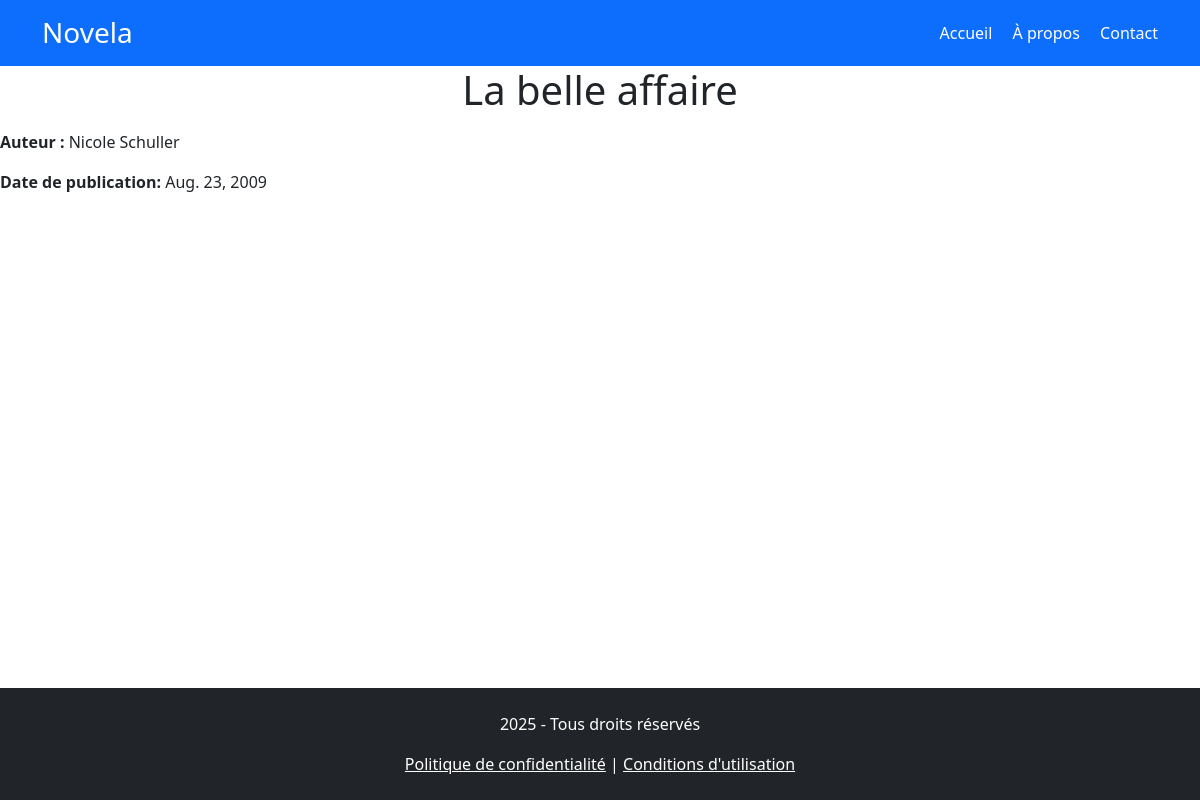
Screenshot of /livre/16 with the database file from the repository.
### bibliotheque/models.py (models this page shows, shortened)
class Livre(models.Model):
    titre = models.CharField(max_length=200)
    auteur = models.CharField(max_length=200)
    isbn = models.CharField(max_length=13, blank=True, null=True)
    date_publication = models.DateField()
    ajout_par = models.ForeignKey(User, on_delete=models.CASCADE)
    date_ajout = models.DateTimeField(auto_now_add = True)

### bibliotheque/views.py (the view)
# urls.py: path('livre/<int:pk>', livre_detail, name = 'detail_livre'),
def livre_detail(request, pk):
    livre = Livre.objects.get(pk=pk)
    return render(request, 'bibliotheque/livre_detail.html', {'livre': livre})

### bibliotheque/templates/bibliotheque/livre_detail.html (shortened to what this page needs)
<link href="https://cdn.jsdelivr.net/npm/bootstrap@5.3.3/dist/css/bootstrap.min.css" rel="stylesheet">
<header class="bg-primary text-white py-3">
    <div class="container d-flex justify-content-between align-items-center">
      <h1 class="h3 mb-0">Novela</h1>
      <nav>
        <a href="#" class="text-white me-3 text-decoration-none">Accueil</a>
        <a href="#" class="text-white me-3 text-decoration-none">À propos</a>
        <a href="#" class="text-white text-decoration-none">Contact</a>
      </nav>
    </div>
  </header>
<h1 class="text-center">{{ livre.titre }}</h1>
<p><strong>Auteur :</strong> {{ livre.auteur}}</p>
<p><strong>Date de publication:</strong> {{ livre.date_publication }}</p>
<footer class="bg-dark text-white text-center py-4 fixed-bottom">
    <p>2025 - Tous droits réservés</p>
    <a href="#" class="text-white">Politique de confidentialité</a> |
    <a href="#" class="text-white">Conditions d'utilisation</a>
</footer>

### rows the page displays
Livre: titre "La belle affaire", auteur "Nicole Schuller", date_publication "Aug. 23, 2009"
